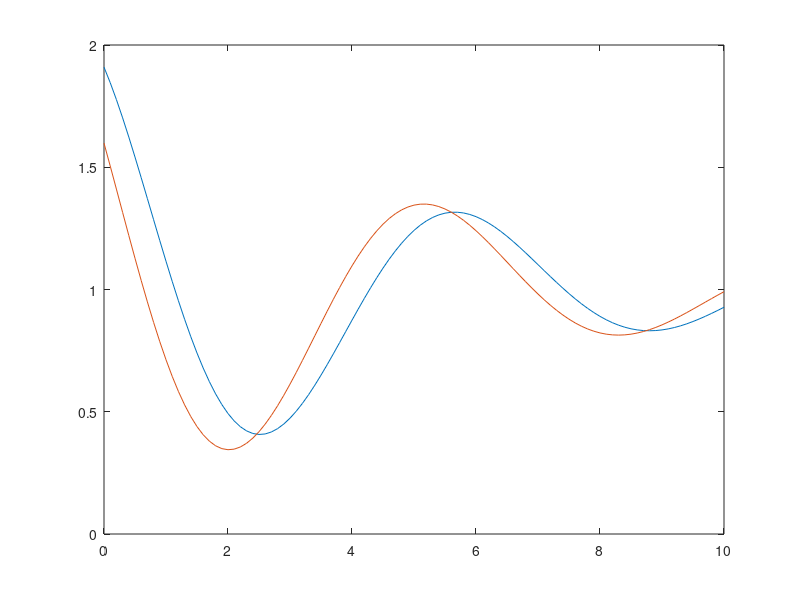

Write the MATLAB code that produced this figure.
f=@(x) 1+exp(-0.2*x).*sin(x+2);
         [x,y] = fminbnd(f,0,10);
         fprintf("(x,y)=(%f,%f)\n",x,y)
          y=0:0.1:10;
        plot(y,f(y))
hold on
f2=@(x,c) 1+exp(-0.2*x).*sin(x+c);
         c=2.5;
f3=@(x) f2(x,c) ;        
         [a,b] = fminbnd(f3,0,10);
         fprintf("(x,y)=(%f,%f)",a,b)
          d=0:0.1:10;
        plot(d,f3(d))
